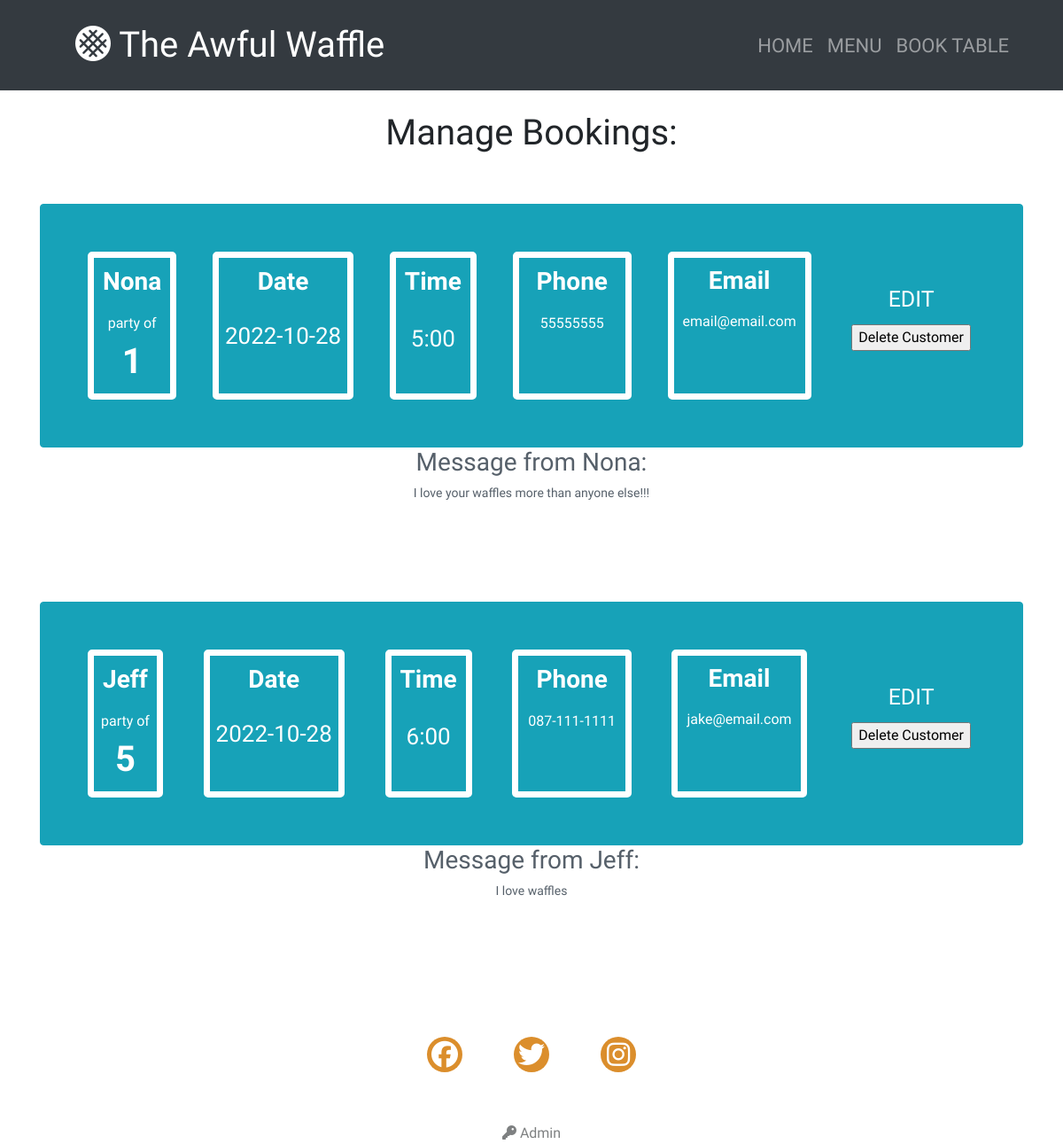
/admin, run on an earlier commit of the app's database.
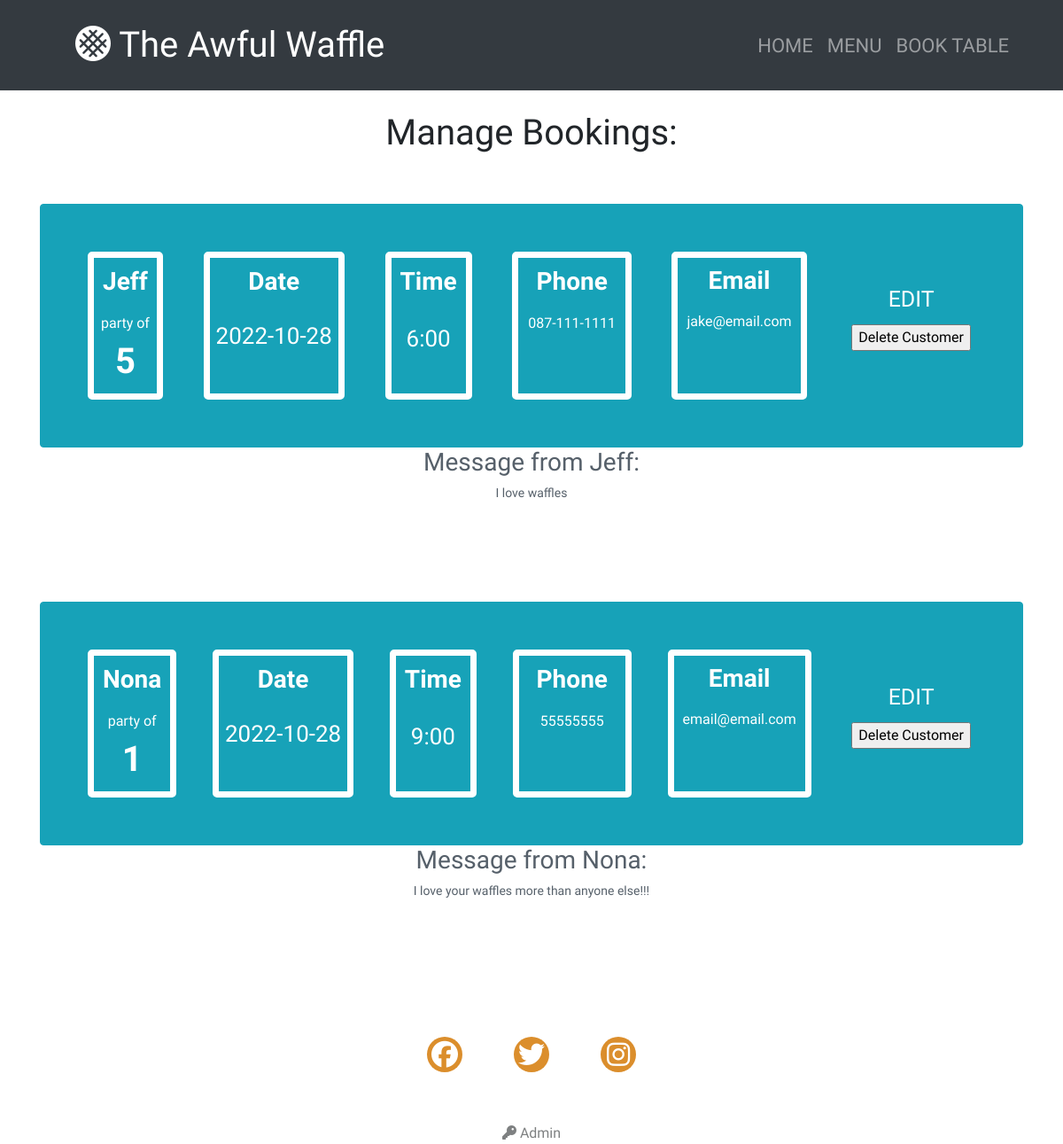
And on a later commit of the database.
### app.py (models this page shows, shortened)
class Customer(db.Model):
    id = db.Column(db.Integer, primary_key=True)
    fullname = db.Column(db.String(100), nullable=False)
    email = db.Column(db.String(100), unique=True, nullable=False)
    phone = db.Column(db.String(50), nullable=False)
    resdate = db.Column(db.String(50), nullable=False)
    partysize = db.Column(db.Integer)
    restime = db.Column(db.String(50), nullable=False)
    created_at = db.Column(db.DateTime(timezone=True),
                           server_default=func.now())
    specialmessage = db.Column(db.Text)

### app.py (the view)
@app.route("/admin")
def admin():
    customers = Customer.query.order_by(Customer.resdate and Customer.restime)
    return render_template("admin.html", customers=customers)

### templates/admin.html
{% extends "base.html" %}
{% block content %}
<br>
<h1 class="text-center">Manage Bookings:</h1>
{% for customer in customers %}
<section class="py-4 py-xl-5">
    <div class="container">
        <div class="text-white bg-info border rounded border-info d-flex flex-column justify-content-between flex-lg-row p-4 p-md-5"
            style="background: var(--blue);">
            <div class="text-center pb-2 pb-lg-1"
                style="border-width: 7.5px;border-style: solid;border-radius: 5px;margin: 5px;">
                <h3 class="font-weight-bold text-center mb-2" style="padding: 10px;">{{ customer.fullname }}</h3>
                <p class="text-center mb-0">party of</p>
                <h1 class="font-weight-bold text-center mb-2" style="margin-top: 7px;">{{ customer.partysize }}</h1>
            </div>
            <div class="pb-2 pb-lg-1" style="border-width: 7.5px;border-style: solid;border-radius: 5px;margin: 5px;">
                <h3 class="font-weight-bold text-center mb-2" style="padding: 10px;">Date</h3>
                <p class="text-center mb-0" style="font-size: 26px;padding: 7px;">{{ customer.resdate }}</p>
            </div>
            <div class="pb-2 pb-lg-1" style="border-width: 7.5px;border-style: solid;border-radius: 5px;margin: 5px;">
                <h3 class="font-weight-bold text-center mb-2" style="padding: 10px;">Time</h3>
                <p class="text-center mb-0" style="font-size: 26px;padding: 10px;">{{ customer.restime }}</p>
            </div>
            <div class="pb-2 pb-lg-1"
                style="margin: 5px;border-width: 7.5px;border-style: solid;border-radius: 5px;padding-right: 10px;padding-left: 10px;">
                <h3 class="font-weight-bold text-center mb-2" style="margin: 0px;padding: 10px;">Phone</h3>
                <div class="text-center">
                    <a href="tel:{{ customer.phone }}" style="color: rgb(255,255,255);text-align: left;padding: 10px;margin: -30px;">{{ customer.phone }}</a>
                </div>
            </div>
            <div class="pb-2 pb-lg-1" style="border-width: 7.5px;border-style: solid;border-radius: 5px;margin: 5px;">
                <h3 class="font-weight-bold text-center mb-2" style="padding: 9px;">Email</h3>
                <div class="text-center">
                    <a href="mailto: {{ customer.email }}" style="color: rgb(255,255,255);text-align: left;padding: 10px;">{{ customer.email }}</a></div>
            </div>
            <div class="my-2" style="padding: 10px;">
                <div class="text-center" style="min-height: 0px;height: 94.5px;margin-top: 22px;">
                    <a href="/{{customer.id}}/editcustomer/" style="color: rgb(255,255,255);font-size: 25px;">EDIT</a>
                    <div class="text-center" style="margin-top: 9px;">
                        <form method="POST" action="{{ url_for('delete', customer_id=customer.id) }}">
                            <input type="submit" value="Delete Customer"
                                onclick="return confirm('Are you sure you want to delete this booking?')">
                        </form>
                    </div>
                </div>
            </div>
        </div>
    </div>
    <div style="border-radius: 10px;border-width: 6.5px;border-style: none;">
        <h3 class="text-center" style="color: rgb(86,96,106);">Message from {{ customer.fullname }}:</h3>
        <p class="text-center" style="font-size: 14px;color: rgb(86,96,106);">{{ customer.specialmessage }}</p>
    </div>
</section>
{% endfor %}
{% endblock %}

### templates/base.html (shortened to what this page needs)
<!DOCTYPE html>
<html lang="en">
<head>
    <link rel="stylesheet" href="https://cdnjs.cloudflare.com/ajax/libs/twitter-bootstrap/4.6.1/css/bootstrap.min.css">
    <link rel="stylesheet" href="https://cdnjs.cloudflare.com/ajax/libs/animate.css/3.5.2/animate.min.css">
    <link rel="stylesheet" href="{{ url_for('static', filename='css/style.css') }}">
</head>
<body style="font-family: 'Cabin Sketch', serif;">
    <nav class="navbar navbar-dark navbar-expand-md bg-dark py-3">
        <div class="container"><a class="navbar-brand d-flex align-items-center" href="#"><span
                    style="font-family: 'Cabin Sketch', serif;font-size: 40px;"><svg xmlns="http://www.w3.org/2000/svg"
                        viewBox="0 0 512 512" width="1em" height="1em" fill="currentColor" style="margin-bottom: 8px;">
                    </svg><i class="fa-solid fa-stroopwafel"></i> The Awful Waffle</span></a>
            <div class="collapse navbar-collapse" id="navcol-1" style="padding-right: 8px;">
                <ul class="navbar-nav ml-auto">
                    <li class="nav-item"><a class="nav-link" href="{{ url_for('index') }}"
                        style="font-size: 22px;">HOME </a></li>
                    <li class="nav-item"><a class="nav-link" href="{{ url_for('menu') }}"
                            style="font-size: 22px;">MENU </a></li>
                    <li class="nav-item"><a class="nav-link" href="{{ url_for('booktable') }}"
                            style="font-size: 22px;">BOOK TABLE </a></li>
                </ul>
            </div>
        </div>
    </nav>
    {% block content %}
    {% endblock %}
    <div class="container text-center d-lg-flex justify-content-lg-center py-4">
        <div class="row row-cols-1 row-cols-lg-3">
            <div class="col">
                <ul class="list-inline d-lg-flex my-2" style="padding-top: 33px;">
                    <li class="list-inline-item" style="padding: 25px;">
                        <div class="bs-icon-circle bs-icon-primary bs-icon" style="width: 40px;height: 40px;background: rgb(219,142,44);"><i class="fa-brands fa-facebook" style="font-size:2.5em"></i></div>
                    </li>
                    <li class="list-inline-item" style="padding: 25px;">
                        <div class="bs-icon-circle bs-icon-primary bs-icon" style="width: 40px;height: 40px;background: rgb(219,142,44);"><i class="fa-brands fa-twitter" style="font-size:2.5em"></i></div>
                    </li>
                    <li class="list-inline-item" style="padding: 25px;">
                        <div class="bs-icon-circle bs-icon-primary bs-icon" style="width: 40px;height: 40px;background: rgb(219,142,44);"><i class="fa-brands fa-instagram" style="font-size:2.5em"></i></div>
                    </li>
                </ul>
            </div>
        </div>
    </div>
    <div class="d-flex justify-content-center">
    <a href="{{ url_for('admin') }}" style="color: rgb(126,128,129);"><i class="fa-solid fa-key"></i> Admin</a>
    </div>
</body>
</html>

### static/css/style.css (style rules this page uses)
.bs-icon { --bs-icon-size: 0.75rem; display: flex; flex-shrink: 0; justify-content: center; align-items: center; font-size: var(--bs-icon-size); width: calc(var(--bs-icon-size) * 2); height: calc(var(--bs-icon-size) * 2); color: var(--primary); }
.bs-icon.bs-icon-primary { color: var(--white); background: var(--primary); }
.bs-icon.bs-icon-circle { border-radius: 50%; }

What changed in the data, as far as the page shows it:
shown differently, row unchanged: Customer "Jeff": moves up the list
changed Customer "Nona": restime "5:00" → "9:00"
